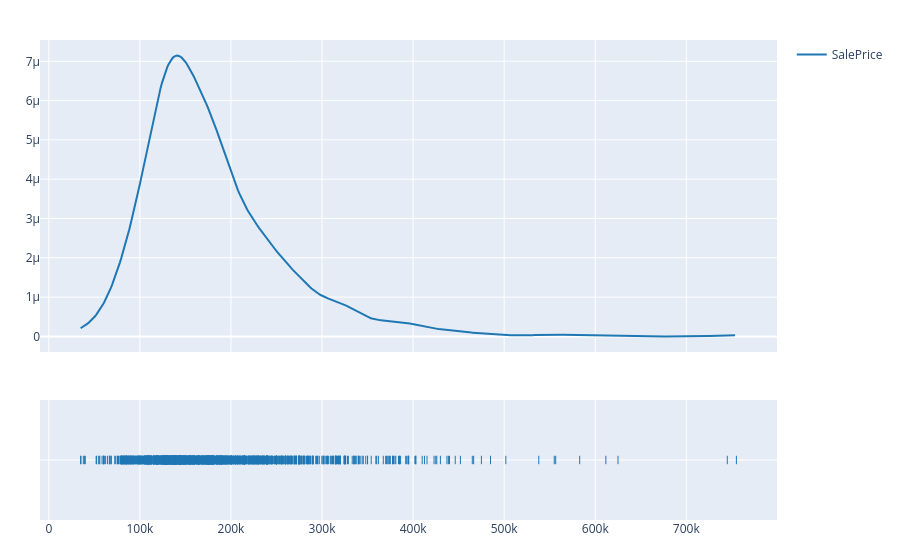

This figure's notebook cell:
### Code cell
ff.create_distplot(
    hist_data=[
        df_train["SalePrice"],
    ],
    group_labels=[
        "SalePrice",
    ],
    show_hist=False,
    # show_rug=False,
).update_layout(
    margin=dict(t=40, l=40, b=40, r=40),
).show()

### Figure 1 — Plotly figure (JSON) as saved in the notebook; plotly's stock layout.template omitted (floating-point values rounded to 4 significant figures; data arrays with more than 128 entries replaced by an {"elided": "..."} marker saying what was removed)
{"data": [{"legendgroup": "SalePrice", "marker": {"color": "rgb(31, 119, 180)"}, "mode": "lines", "name": "SalePrice", "showlegend": true, "type": "scatter", "x": {"elided": "500 float values"}, "xaxis": "x", "y": {"elided": "500 float values"}, "yaxis": "y"}, {"legendgroup": "SalePrice", "marker": {"color": "rgb(31, 119, 180)", "symbol": "line-ns-open"}, "mode": "markers", "name": "SalePrice", "showlegend": false, "type": "scatter", "x": {"elided": "1460 int values"}, "xaxis": "x", "y": {"elided": "1460 str values"}, "yaxis": "y2"}], "layout": {"barmode": "overlay", "hovermode": "closest", "legend": {"traceorder": "reversed"}, "margin": {"b": 40, "l": 40, "r": 40, "t": 40}, "xaxis": {"anchor": "y2", "domain": [0, 1], "zeroline": false}, "yaxis": {"anchor": "free", "domain": [0.35, 1], "position": 0}, "yaxis2": {"anchor": "x", "domain": [0, 0.25], "dtick": 1, "showticklabels": false}}}
